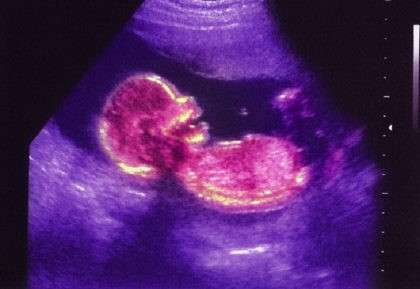
//> input picture Gimpsep/eco.jpg, 420 x 289 px
$ ./Main   (built with g++ and OpenCV 4)
//> lines starting //> are read from the running program, lines starting //| are printed output that depends on the picture; after the words box and inside, x2 and y2 are one past the last pixel; in counts of white or black regions, pixels touching at a corner belong together
### Gimpsep/PanoramaStitching.h
#pragma once
#include <opencv2/opencv.hpp>
#include <iostream>

using namespace cv;
using namespace std;

class PanoramaStitching
{
};

Mat panoramaStitching(Mat image, Mat imageToStitch);

### Gimpsep/LightenAnDarken.h
#pragma once
#include <opencv2/opencv.hpp>
#include <iostream>

using namespace cv;
using namespace std;


Mat lightenAnDarken(Mat image, double alpha, int beta);

### Gimpsep/DilatationAndErosion.h
#pragma once
#include <opencv2/opencv.hpp>
#include <iostream>

using namespace cv;
using namespace std;

Mat dilatationAndErosion(Mat image, string action);

### Gimpsep/CannyEdgeDetection.h
#pragma once
#include <opencv2/opencv.hpp>
#include <iostream>

using namespace cv;
using namespace std;

Mat cannyEdgeDetection(Mat image);

### Gimpsep/Main.h
#pragma once
class Main
{
};

### Gimpsep/LightenAnDarken.cpp

#include "LightenAnDarken.h"

Mat lightenAnDarken(Mat image, double alpha, int beta) {
    Mat new_image = Mat::zeros(image.size(), image.type());
    for (int y = 0; y < image.rows; y++) {
        for (int x = 0; x < image.cols; x++) {
            for (int c = 0; c < image.channels(); c++) {
                new_image.at<Vec3b>(y, x)[c] =
                    saturate_cast<uchar>(alpha * image.at<Vec3b>(y, x)[c] + beta);
            }
        }
    }
    return new_image;
}

### Gimpsep/Main.cpp
#include "Main.h"
#include <opencv2/opencv.hpp>
#include <iostream>
#include "CannyEdgeDetection.h"
#include "DilatationAndErosion.h"
#include "LightenAnDarken.h"
#include "PanoramaStitching.h"

#include <iostream>


using namespace cv;
using namespace std;

int brightness = 50;
int width = 500;
int height = 500;
Mat original,image;
bool isErode = false;
bool isDilate = false;
bool isCanny = false;
bool toStitch = false;
Mat imageToStitch;

Mat3b canvas;

string toolsWindowName = "tools";
Rect buttonDelate;
string buttonDelateText("Delate");
Rect buttonErode;
string buttonErodeText("Erode");
Rect buttonCannydetection;
string buttonCannydetectionText("CannyEdge");
Rect buttonStitch;
string buttonStitchText("Stitch");


Mat resizing(Mat image, int width, int height) {
	Mat resized;
	resize(image, resized, Size(width, height), INTER_LINEAR);
	return resized;
}


static void update() {
    image = lightenAnDarken(original, 1, brightness - 50);
    image = resizing(image, width+10, height+10);
    if (isDilate) {
        image = dilatationAndErosion(image, "dilate");
    }
    if (isErode) {
        image = dilatationAndErosion(image, "erode");
    }
    if (isCanny) {
        image = cannyEdgeDetection(image);
    }
    if (toStitch) {
        image = panoramaStitching(image, imageToStitch);
    }
    imshow("image", image);
}

static void on_trackbar(int, void*) {
    update();
}

// [58 lines left out: function callBackFunc, not called in this run]

int main(int argc, char* argv[]) {
    // Enter the ui option
    int uiOption;
    cout << "Enter the ui option: \n 1: Command line \n 2: UI" << endl;
    cin >> uiOption;
//> the answer given: 2

    // Read the image file
    String imageName;
    cout << "Enter an image path:" << endl;
    cin >> imageName;
//> the answer given: eco.jpg
    original = imread(imageName, IMREAD_COLOR);
//> original is the input picture: 289 rows x 420 cols, CV_8UC3; mean B, G, R 105.1, 34.4, 80
    image = original;

    // Check for failure
    if (original.empty())
    {
        printf(" No image data \n ");
        return -1;
    }

    //create window
    namedWindow("image", WINDOW_AUTOSIZE);

    //show image
    imshow("image", original);

    if (uiOption == 1) {
        while (true) {
            update();
            waitKey(1);
            int option;
            cout << "Enter the option: \n 1: Erode \n 2: Dilate \n 3: Canny edge detection \n 4: Resize \n 5: Set brightness \n 6: Stitch \n 7: Exit" << endl;
            cin >> option;
            if (option==1) {
                isErode = !isErode;
            } else if (option == 2) {
                isDilate = !isDilate;
            } else if (option == 3) {
                isCanny = !isCanny;
            } else if (option == 4) {
                cout << "Enter width:" << endl;
                cin >> width;
                cout << "Enter height:" << endl;
                cin >> height;
            } else if (option == 5) {
                cout << "Enter brightness value:" << endl;
                cin >> brightness;
            } else if (option == 6) {
                string imagePath;
                cout << "Enter an image path:" << endl;
                cin >> imagePath;
                imageToStitch = imread(imagePath, IMREAD_COLOR);
                // Check for failure
                if (imageToStitch.empty())
                {
                    printf(" No image data \n ");
                }
                else {
                    toStitch = true;
                }
            }
            else if (option == 7) {
                destroyAllWindows;
                return 0;
            }
            else {
                cout << "Option doesn't exist" << endl;
            }
        }
    }
    if (uiOption == 2) {
        //create tool window
        namedWindow("tools", WINDOW_AUTOSIZE);

        //create trackBars
        createTrackbar("Brightness", toolsWindowName, &brightness, 100, on_trackbar);
        createTrackbar("Width", toolsWindowName, &width, 1000, on_trackbar);
        createTrackbar("Height", toolsWindowName, &height, 1000, on_trackbar);

        // An image
        Mat3b img(300, 300, Vec3b(0, 255, 0));

        //Buttons
        buttonDelate = Rect(0, 0, img.cols, 50);

        buttonErode = Rect(0, 60, img.cols, 50);

        buttonCannydetection = Rect(0, 120, img.cols, 50);

        buttonStitch = Rect(0, 180, img.cols, 50);

        // The canvas
        canvas = Mat3b(img.rows + buttonDelate.height + buttonErode.height + buttonCannydetection.height + buttonStitch.height, img.cols, Vec3b(0, 0, 0));

        // Draw the button
        canvas(buttonDelate) = Vec3b(200, 200, 200);
        putText(canvas(buttonDelate), buttonDelateText, Point(buttonDelate.width * 0.35, buttonDelate.height * 0.7), FONT_HERSHEY_SIMPLEX, 1, Scalar(0, 0, 0));
        canvas(buttonErode) = Vec3b(200, 200, 200);
        putText(canvas(buttonErode), buttonErodeText, Point(buttonErode.width * 0.35, buttonErode.height * 0.7), FONT_HERSHEY_SIMPLEX, 1, Scalar(0, 0, 0));
        canvas(buttonCannydetection) = Vec3b(200, 200, 200);
        putText(canvas(buttonCannydetection), buttonCannydetectionText, Point(buttonCannydetection.width * 0.35, buttonCannydetection.height * 0.7), FONT_HERSHEY_SIMPLEX, 1, Scalar(0, 0, 0));
        canvas(buttonStitch) = Vec3b(200, 200, 200);
        putText(canvas(buttonStitch), buttonStitchText, Point(buttonStitch.width * 0.35, buttonStitch.height * 0.7), FONT_HERSHEY_SIMPLEX, 1, Scalar(0, 0, 0));

        // Setup callback function
        namedWindow(toolsWindowName);
        setMouseCallback(toolsWindowName, callBackFunc);

        //init button
        imshow(toolsWindowName, canvas);
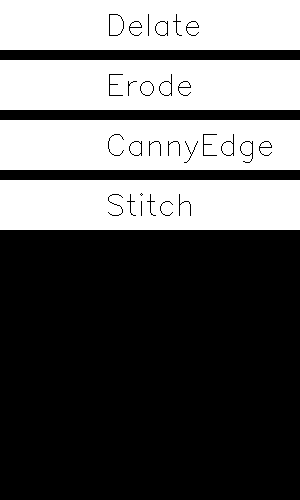
//> window 'tools': 500 rows x 300 cols, CV_8UC3; values 0 (black) and 200 (white), 39.3% white; 4 white regions, box (x1, y1, x2, y2) and area: (0, 180, 300, 230) 14791, (0, 60, 300, 110) 14786, (0, 0, 300, 50) 14752, (0, 120, 300, 170) 14590


        // Wait for any key stroke
        waitKey(0);
//> in resizing, `resize(image, resized, Size(width, height), INTER_LINEAR);`:
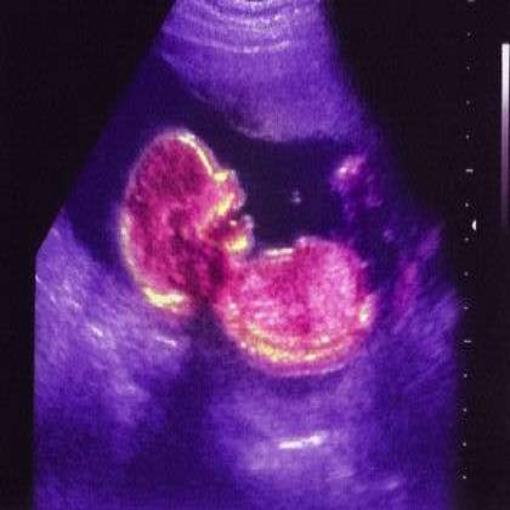
//> resized: 510 rows x 510 cols, CV_8UC3; mean B, G, R 105, 34.3, 79.9

        //destroy all open windows
        destroyAllWindows;
        return 0;
//> (the program exits here)
